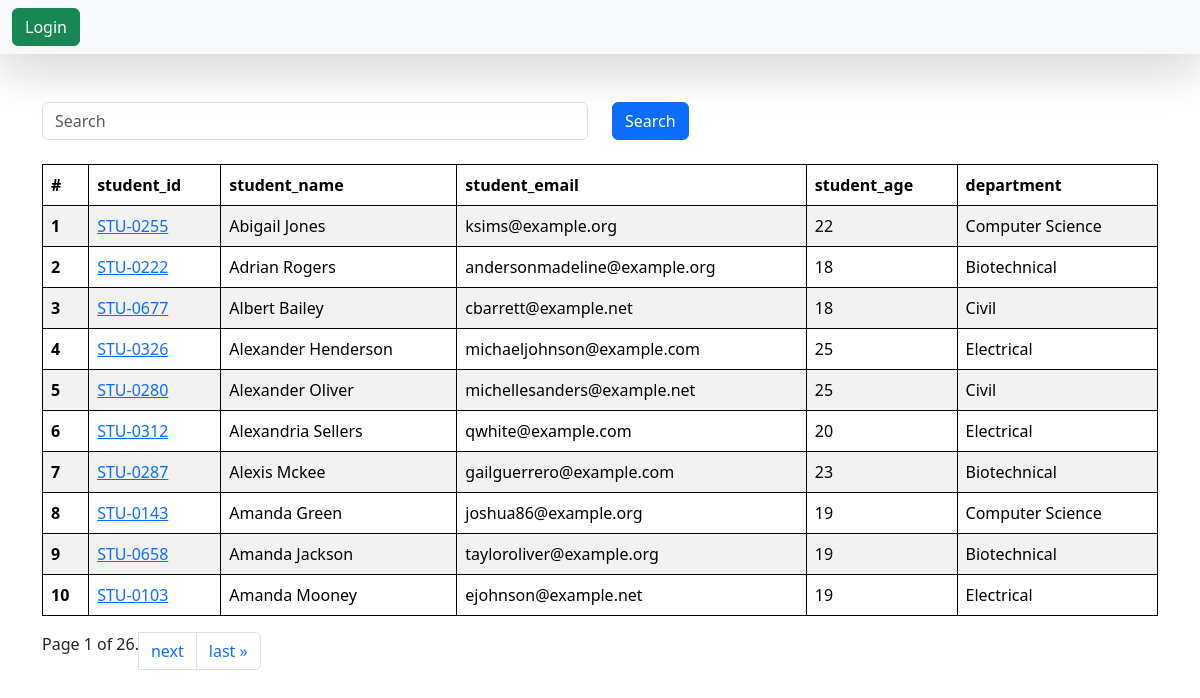
The app's page /students/, older data.
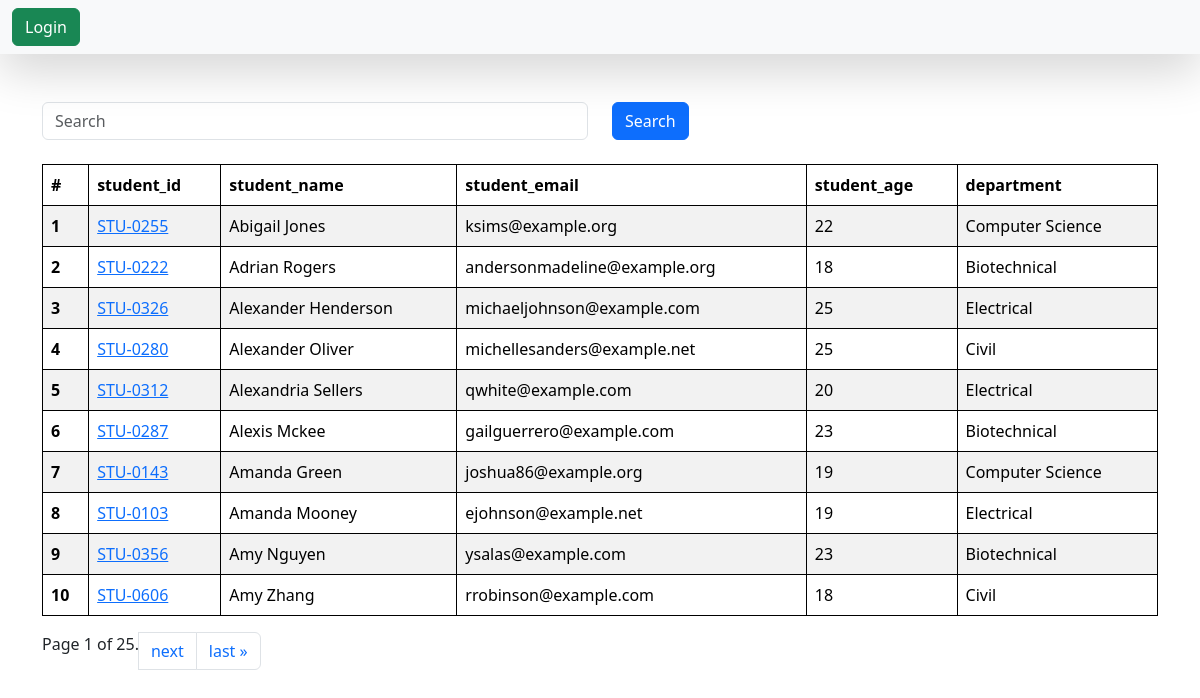
The same page, newer data.
### vege/models.py (models this page shows, shortened)
class Student(models.Model):
    student_id = models.ForeignKey(StudentID, on_delete=models.CASCADE)
    department = models.ForeignKey(Department, on_delete=models.CASCADE)
    student_name = models.CharField(max_length=100)
    student_email = models.EmailField(unique=True)
    student_age = models.IntegerField(default=10)
    student_address = models.TextField()
    is_deleted = models.BooleanField(default=False)
    objects = StudentManager()
    admin_objects = models.Manager()  # This will include all objects, including deleted ones
    class Meta:
        ordering = ['student_name']
        verbose_name = 'Student'

class StudentID(models.Model):
    student_id = models.CharField(max_length=100)
    def __str__(self) -> str:
        return self.student_id

class Department(models.Model):
    department = models.CharField(max_length=100)
    def __str__(self) -> str:
        return self.department
    class Meta:
        ordering = ['department']

### vege/views.py (the view)
# urls.py: path('students/', get_students, name='get_students'),
def get_students(request):
    queryset = Student.objects.all()
    if request.GET.get('search'):
        search = request.GET.get('search')
        queryset = Student.objects.filter(Q(student_name__icontains=search) | Q(department__department__icontains=search)
                                          | Q(student_id__student_id__icontains=search) | Q(student_email__icontains=search))
    paginator = Paginator(queryset, 10)
    page_number = request.GET.get('page', 1)
    page_obj = paginator.get_page(page_number)
    return render(request, 'report/students.html', {'queryset': page_obj})

### vege/models.py (called while the page is built)
    def get_queryset(self):
        return super().get_queryset().filter(is_deleted=False)

### vege/templates/report/students.html (shortened to what this page needs)
{% extends "base.html" %}
{% block start %}
<div class = "container mt-5">
    <form class="mb-4">
        <div class = "row">
            <div class="col md-6">
                <input class="form-control" name="search" placeholder="Search">
            </div>
            <div class="col md-6">
                <button type="submit" class="btn btn-primary">Search</button>
            </div>
        </div>
    </form>
        <table class="table table-striped">
  <thead>
    <tr>
      <th scope="col">#</th>
      <th scope="col">student_id</th>
      <th scope="col">student_name</th>
      <th scope="col">student_email</th>
      <th scope="col">student_age</th>
      <th scope="col">department</th>
    </tr>
  </thead>
  <tbody>
    {% for student in queryset %}
    <tr>
      <th scope="row">{{forloop.counter}}</th>
      <td>
        <a href="{% url 'see_marks' student.student_id %}">{{student.student_id}}</a>
        </td>
      <td>{{student.student_name}}</td>
      <td>{{student.student_email}}</td>
      <td>{{student.student_age}}</td>
      <td>{{student.department}}</td>
    </tr>
    {% endfor %}
  </tbody>
</table>
<nav aria-label="Page navigation example">
<ul class="pagination">
        <span class="current">
            Page {{ queryset.number }} of {{ queryset.paginator.num_pages }}.
        </span>
        {% if queryset.has_next %}
            <li class="page-item"><a class="page-link" href="?page={{ queryset.next_page_number }}">next</a> </li>
            <li class="page-item"><a class="page-link" href="?page={{ queryset.paginator.num_pages }}">last &raquo;</a> </li>
        {% endif %}
</ul>
</nav>
</div>
{% endblock %}

### home/templates/base.html (shortened to what this page needs)
<!DOCTYPE html>
<html lang="en">
<head>
    <link href="https://cdn.jsdelivr.net/npm/bootstrap@5.3.7/dist/css/bootstrap.min.css" rel="stylesheet">
</head>
<body>
    <nav class="navbar bg-body-tertiary bg-danger shadow-lg">
  <div class="container-fluid">
    <form class="d-flex" role="search">
        {% if user.is_authenticated %}
      <a href="/logout/" class="btn btn-success" type="submit">Logout</a>
        {% else %}
        <a href="/login/" class="btn btn-success" type="submit">Login</a>
            {% endif %}
    </form>
  </div>
</nav>
    {% block start %}
    {% endblock %}
</body>
</html>

### home/templates/base.html (style rules this page uses)
table, th, td { border: 1px solid black; }

Row changes from the older to the newer data that the page shows:
removed Student: student_id "STU-0677", student_name "Albert Bailey", student_email "cbarrett@example.net", student_age "18", department "Civil"
removed Student: student_id "STU-0658", student_name "Amanda Jackson", student_email "tayloroliver@example.org", student_age "19", department "Biotechnical"
now on this page (row unchanged): Student: student_id "STU-0356", student_name "Amy Nguyen", student_email "ysalas@example.com", student_age "23", department "Biotechnical"
now on this page (row unchanged): Student: student_id "STU-0606", student_name "Amy Zhang", student_email "rrobinson@example.com", student_age "18", department "Civil"
Text that changed along with them:
{{ queryset.paginator.num_pages }}: "26" → "25"
